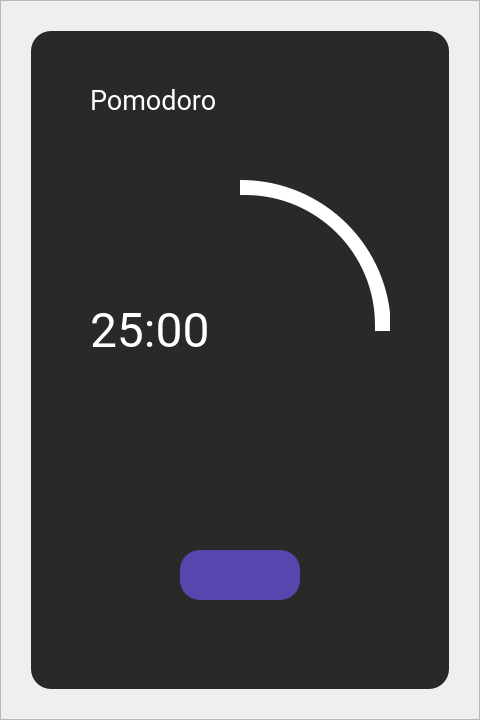
       <widget class="QFrame" name="pomodoro_timer_frame">
        <property name="minimumSize">
         <size>
          <width>480</width>
          <height>720</height>
         </size>
        </property>
        <property name="maximumSize">
         <size>
          <width>480</width>
          <height>16777215</height>
         </size>
        </property>
        <property name="baseSize">
         <size>
          <width>480</width>
          <height>720</height>
         </size>
        </property>
        <property name="styleSheet">
         <string notr="true">#pomodoro_timer_frame {
border: none;
border-right: 2px solid #2a2929;
}</string>
        </property>
        <property name="frameShape">
         <enum>QFrame::StyledPanel</enum>
        </property>
        <property name="frameShadow">
         <enum>QFrame::Raised</enum>
        </property>
        <layout class="QGridLayout" name="gridLayout_3">
         <property name="leftMargin">
          <number>30</number>
         </property>
         <property name="topMargin">
          <number>30</number>
         </property>
         <property name="rightMargin">
          <number>30</number>
         </property>
         <property name="bottomMargin">
          <number>30</number>
         </property>
         <property name="spacing">
          <number>0</number>
         </property>
         <item row="0" column="0">
          <widget class="QFrame" name="responsive_frame">
           <property name="styleSheet">
            <string notr="true">#responsive_frame {
border-radius: 20px;
background-color: #2a2929;
}


</string>
           </property>
           <property name="frameShape">
            <enum>QFrame::NoFrame</enum>
           </property>
           <property name="frameShadow">
            <enum>QFrame::Raised</enum>
           </property>
           <layout class="QGridLayout" name="gridLayout_2">
            <property name="leftMargin">
             <number>0</number>
            </property>
            <property name="topMargin">
             <number>0</number>
            </property>
            <property name="rightMargin">
             <number>0</number>
            </property>
            <property name="bottomMargin">
             <number>0</number>
            </property>
            <item row="0" column="0">
             <widget class="QFrame" name="pomodoro_content_frame">
              <property name="maximumSize">
               <size>
                <width>360</width>
                <height>640</height>
               </size>
              </property>
              <property name="styleSheet">
               <string notr="true">#pomodoro_content_frame {
border-radius: 20px;
background-color: #2a2929;
}

</string>
              </property>
              <property name="frameShape">
               <enum>QFrame::StyledPanel</enum>
              </property>
              <property name="frameShadow">
               <enum>QFrame::Raised</enum>
              </property>
              <widget class="QPushButton" name="play_pushButton">
               <property name="geometry">
                <rect>
                 <x>120</x>
                 <y>510</y>
                 <width>120</width>
                 <height>50</height>
                </rect>
               </property>
               <property name="styleSheet">
                <string notr="true">QPushButton {
    border: none;
    border-radius: 20px;
    color: #f0f0f0;
    background-color: #5647ae;
    padding-left: 20px;
    padding-right: 20px;
}
QPushButton:hover {
	background-color: #483d94;
}
</string>
               </property>
               <property name="text">
                <string/>
               </property>
               <property name="icon">
                <iconset resource="../app/resources/rescources.qrc">
                 <normaloff>:/svg/play-fill.svg</normaloff>:/svg/play-fill.svg</iconset>
               </property>
               <property name="iconSize">
                <size>
                 <width>30</width>
                 <height>30</height>
                </size>
               </property>
              </widget>
              <widget class="QLabel" name="change_modus_label">
               <property name="geometry">
                <rect>
                 <x>30</x>
                 <y>40</y>
                 <width>301</width>
                 <height>41</height>
                </rect>
               </property>
               <property name="font">
                <font>
                 <family>Roboto</family>
                 <pointsize>20</pointsize>
                </font>
               </property>
               <property name="layoutDirection">
                <enum>Qt::LeftToRight</enum>
               </property>
               <property name="styleSheet">
                <string notr="true">#change_modus_label {
    background-color: #2a2929;
    color: white;
    text-align: center;
	qproperty-alignment: 'AlignCenter';
}

</string>
               </property>
               <property name="text">
                <string>Pomodoro</string>
               </property>
              </widget>
              <widget class="QFrame" name="time_bar_base_frame">
               <property name="geometry">
                <rect>
                 <x>30</x>
                 <y>140</y>
                 <width>300</width>
                 <height>300</height>
                </rect>
               </property>
               <property name="minimumSize">
                <size>
                 <width>300</width>
                 <height>300</height>
                </size>
               </property>
               <property name="styleSheet">
                <string notr="true">#time_bar_base_frame{
	background-color: #2a2929;
}</string>
               </property>
               <property name="frameShape">
                <enum>QFrame::NoFrame</enum>
               </property>
               <property name="frameShadow">
                <enum>QFrame::Raised</enum>
               </property>
               <widget class="QFrame" name="time_bar_bg_frame">
                <property name="geometry">
                 <rect>
                  <x>0</x>
                  <y>0</y>
                  <width>300</width>
                  <height>300</height>
                 </rect>
                </property>
                <property name="styleSheet">
                 <string notr="true">QFrame {
	background-color: rgba(42, 42, 42, 100);
	border-radius: 150px;
}
</string>
                </property>
                <property name="frameShape">
                 <enum>QFrame::NoFrame</enum>
                </property>
                <property name="frameShadow">
                 <enum>QFrame::Raised</enum>
                </property>
               </widget>
               <widget class="QFrame" name="time_bar_frame">
                <property name="geometry">
                 <rect>
                  <x>0</x>
                  <y>0</y>
                  <width>301</width>
                  <height>301</height>
                 </rect>
                </property>
                <property name="styleSheet">
                 <string notr="true">QFrame {
	background-color: qconicalgradient(cx:0.5, cy:0.5, angle:90, stop:0.749 rgba(0, 0, 0, 0), stop:0.75 rgba(255, 255, 255, 255));
	border-radius: 150px
}</string>
                </property>
                <property name="frameShape">
                 <enum>QFrame::StyledPanel</enum>
                </property>
                <property name="frameShadow">
                 <enum>QFrame::Raised</enum>
                </property>
               </widget>
               <widget class="QFrame" name="time_bar_container_frame">
                <property name="geometry">
                 <rect>
                  <x>15</x>
                  <y>15</y>
                  <width>270</width>
                  <height>270</height>
                 </rect>
                </property>
                <property name="styleSheet">
                 <string notr="true">QFrame {
	background-color: #2a2929;
	border-radius: 130px;
}</string>
                </property>
                <property name="frameShape">
                 <enum>QFrame::StyledPanel</enum>
                </property>
                <property name="frameShadow">
                 <enum>QFrame::Raised</enum>
                </property>
               </widget>
               <widget class="QLabel" name="timer_label">
                <property name="geometry">
                 <rect>
                  <x>0</x>
                  <y>120</y>
                  <width>301</width>
                  <height>60</height>
                 </rect>
                </property>
                <property name="font">
                 <font>
                  <family>Roboto</family>
                  <pointsize>36</pointsize>
                 </font>
                </property>
                <property name="layoutDirection">
                 <enum>Qt::LeftToRight</enum>
                </property>
                <property name="styleSheet">
                 <string notr="true">#timer_label {
    background-color: rgba(42, 41, 41, 0);
    color: white;
    text-align: center;
	qproperty-alignment: 'AlignCenter';
}

</string>
                </property>
                <property name="text">
                 <string>25:00</string>
                </property>
               </widget>
              </widget>
             </widget>
            </item>
           </layout>
          </widget>
         </item>
        </layout>
       </widget>
